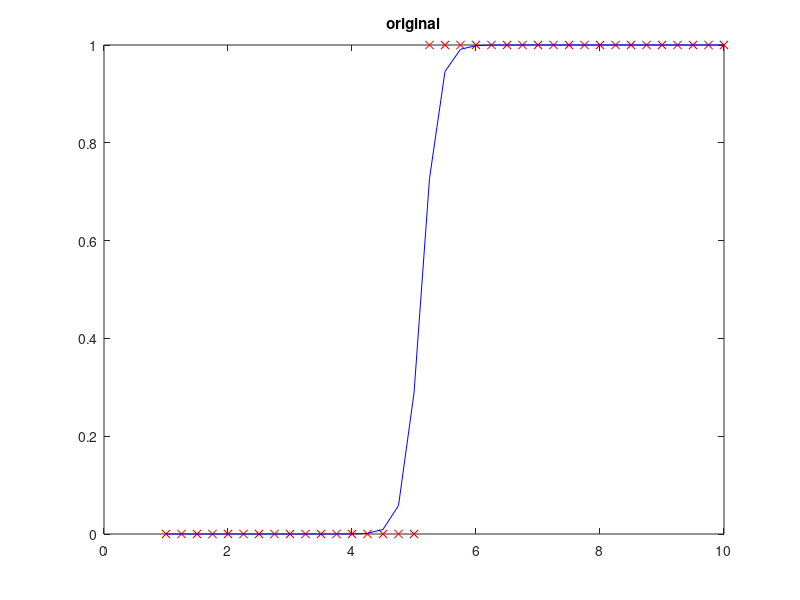

Reproduce this figure in MATLAB.
clear;
clc;

% original data
X = (1:0.25:10)';
y = X > 5;

figure(1);
plot(X, y, 'rx');
title('original');

% adding x0 and adapting y
X = [ones(length(X), 1), X];

theta = [0; 0];

function [jVal, gradient] = costFunction(theta, X, y)
  m = length(y);
  z = X*theta;
  h = 1 ./ (1 + exp(-z));
  jVal = (1/m) * sum(-y.*log(h) - (1-y).*log(1-h));
  gradient = (1/m) * ((h - y)' * X)';
end


options = optimset('GradObj', 'on', 'MaxIter', '1000');
initialTheta = zeros(2, 1);
%fminunc - function minimal unconstrained
[optTheta, functionVal, exitFlag] = fminunc(@(t)costFunction(t, X, y), initialTheta, options)

x2 = X(:,2);
y2 = 1 ./ (1 + exp(-X * optTheta));
figure(1);
hold('on');
plot(x2, y2, 'b-');
hold('off');

%TODO: fix this!!!

